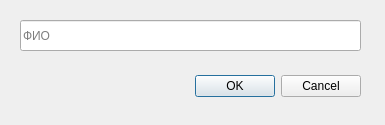
<?xml version="1.0" encoding="UTF-8"?>
<ui version="4.0">
 <class>AddCoachDialog</class>
 <widget class="QDialog" name="AddCoachDialog">
  <property name="geometry">
   <rect>
    <x>0</x>
    <y>0</y>
    <width>385</width>
    <height>125</height>
   </rect>
  </property>
  <property name="windowTitle">
   <string>Dialog</string>
  </property>
  <widget class="QDialogButtonBox" name="buttonBox">
   <property name="geometry">
    <rect>
     <x>20</x>
     <y>70</y>
     <width>341</width>
     <height>32</height>
    </rect>
   </property>
   <property name="orientation">
    <enum>Qt::Horizontal</enum>
   </property>
   <property name="standardButtons">
    <set>QDialogButtonBox::Cancel|QDialogButtonBox::Ok</set>
   </property>
  </widget>
  <widget class="QLineEdit" name="lineEditAddName">
   <property name="geometry">
    <rect>
     <x>20</x>
     <y>20</y>
     <width>341</width>
     <height>31</height>
    </rect>
   </property>
   <property name="placeholderText">
    <string>ФИО</string>
   </property>
  </widget>
 </widget>
 <resources/>
 <connections>
  <connection>
   <sender>buttonBox</sender>
   <signal>accepted()</signal>
   <receiver>AddCoachDialog</receiver>
   <slot>accept()</slot>
   <hints>
    <hint type="sourcelabel">
     <x>248</x>
     <y>254</y>
    </hint>
    <hint type="destinationlabel">
     <x>157</x>
     <y>274</y>
    </hint>
   </hints>
  </connection>
  <connection>
   <sender>buttonBox</sender>
   <signal>rejected()</signal>
   <receiver>AddCoachDialog</receiver>
   <slot>reject()</slot>
   <hints>
    <hint type="sourcelabel">
     <x>316</x>
     <y>260</y>
    </hint>
    <hint type="destinationlabel">
     <x>286</x>
     <y>274</y>
    </hint>
   </hints>
  </connection>
 </connections>
</ui>
